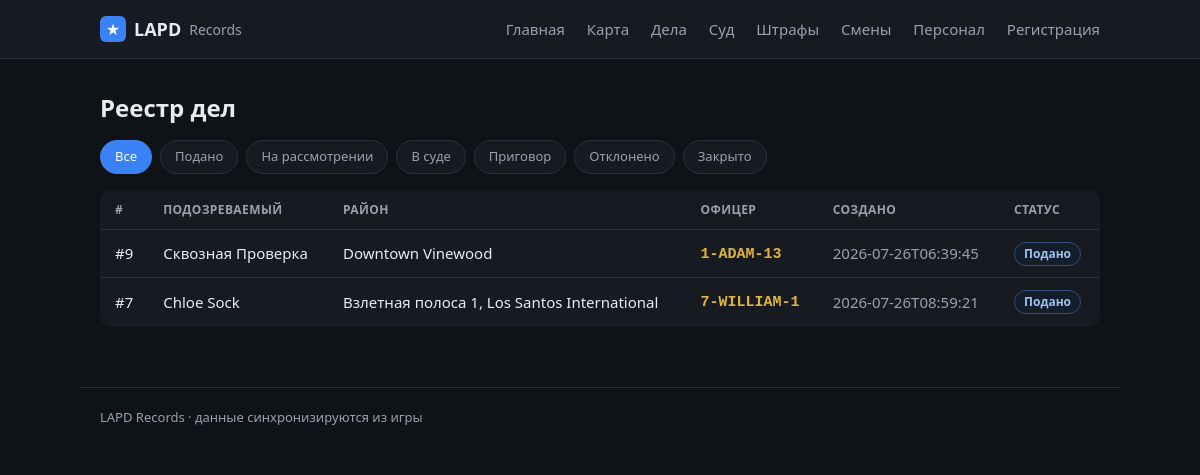
The app's page /cases, older data.
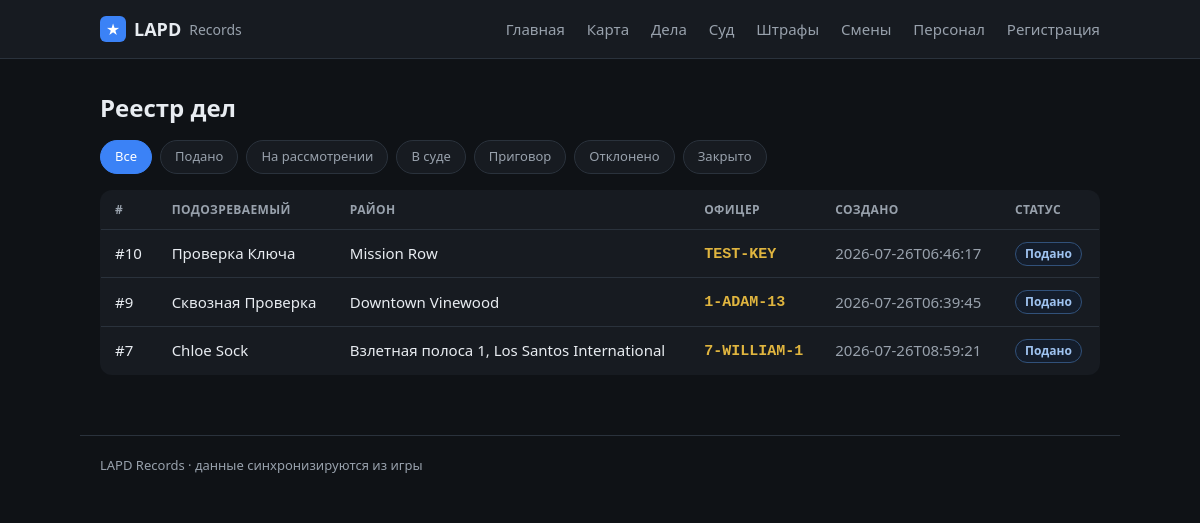
The same page, newer data.
### tables this page shows
CREATE TABLE cases (
                id INTEGER PRIMARY KEY AUTOINCREMENT,
                officer_id INTEGER NOT NULL,
                suspect_name TEXT,
                wanted INTEGER DEFAULT 0,
                license_state TEXT,
                citations INTEGER DEFAULT 0,
                zone TEXT,
                postal TEXT,
                game_time TEXT,
                created_at TEXT NOT NULL,
                screenshot TEXT,
                status TEXT NOT NULL DEFAULT 'submitted',
                discord_sent INTEGER DEFAULT 0,
                vehicle_model TEXT, vehicle_plate TEXT, vehicle_color TEXT,
                charges TEXT, found_items TEXT, reason TEXT, notes TEXT,
                mugshot TEXT, fine INTEGER, bail INTEGER, jail_time TEXT,
                is_test INTEGER DEFAULT 0, external_id TEXT,
                FOREIGN KEY (officer_id) REFERENCES officers(id)
            );

CREATE TABLE officers (
                id INTEGER PRIMARY KEY AUTOINCREMENT,
                callsign TEXT UNIQUE NOT NULL,
                name TEXT
            , current_status TEXT, status_since TEXT, rank TEXT, department TEXT, discord TEXT, is_admin INTEGER);

### app/main.py (the view)
@app.route("/cases")
def cases():
    status = request.args.get("status") or None
    return render_template("cases.html", cases=db.list_cases(200, status=status),
                           statuses=db.STATUSES, active_status=status)

### app/db.py (called while the page is built)
def fmt_dt(iso):
    try:
        dt = datetime.datetime.fromisoformat(iso)
        return dt.strftime("%d.%m.%Y %H:%M")
    except Exception:
        return iso or "—"

@contextmanager
def get_conn():
    conn = sqlite3.connect(config.DB_PATH)
    conn.row_factory = sqlite3.Row
    try:
        yield conn
        conn.commit()
    finally:
        conn.close()

def _jsonlist(val):
    if not val:
        return []
    try:
        return json.loads(val)
    except Exception:
        return [x.strip() for x in str(val).split(",") if x.strip()]

def _parse_charge(s):
    import re as _re
    m = _re.match(r"^\s*(\S+)\s·\s(.+?)(?:\s\(([^)]+)\))?\s*$", s or "")
    if m:
        return {"code": m.group(1), "desc": m.group(2), "cls": m.group(3) or ""}
    return {"code": "", "desc": s or "", "cls": ""}

def _fix_rooms(s):
    return re.sub(r"(\d)([А-Я])", lambda m: m.group(1) + _CYR2LAT.get(m.group(2), m.group(2)), s)

def localize(text):
    if not text or not isinstance(text, str):
        return text
    out = text
    for en, ru in _PHRASES:
        out = out.replace(en, ru)
    return _fix_rooms(out)

### app/templates/cases.html (shortened to what this page needs)
{% extends "base.html" %}
{% block content %}
<h1>Реестр дел</h1>
<div class="filters">
  <a href="{{ url_for('cases') }}" class="chip {{ 'on' if not active_status }}">Все</a>
  {% for s in statuses %}
    <a href="{{ url_for('cases', status=s) }}" class="chip {{ 'on' if active_status==s }}">{{ STATUS_RU[s] }}</a>
  {% endfor %}
</div>
{% if cases %}
<table class="tbl">
  <thead><tr><th>#</th><th>Подозреваемый</th><th>Район</th><th>Офицер</th><th>Создано</th><th>Статус</th></tr></thead>
  <tbody>
  {% for c in cases %}
    <tr onclick="location='{{ url_for('case_view', cid=c.id) }}'">
      <td>#{{ c.id }}</td>
      <td>{{ c.suspect_name }}
        {% if c.wanted %}<span class="tag wanted">розыск</span>{% endif %}</td>
      <td>{{ c.zone or '—' }}</td>
      <td><span class="cs">{{ c.callsign }}</span></td>
      <td class="muted">{{ c.created_at }}</td>
      <td><span class="tag st-{{ c.status }}">{{ c.status_ru }}</span></td>
    </tr>
  {% endfor %}
  </tbody>
</table>
{% else %}
  <p class="empty">Нет дел по этому фильтру.</p>
{% endif %}
{% endblock %}

Row changes from the older to the newer data that the page shows:
added cases: id "10", suspect_name "Проверка Ключа", zone "Mission Row", callsign "TEST-KEY", created_at "2026-07-26T06:46:17", status_ru "Подано"
